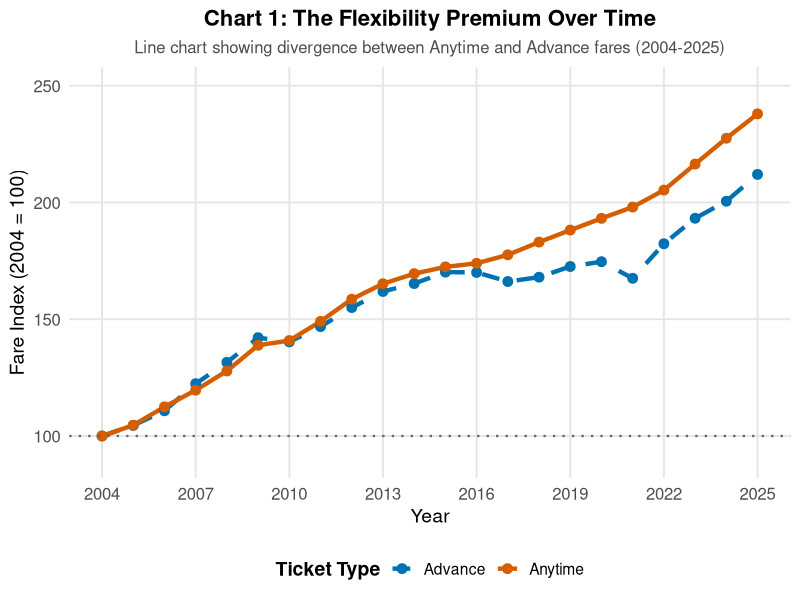
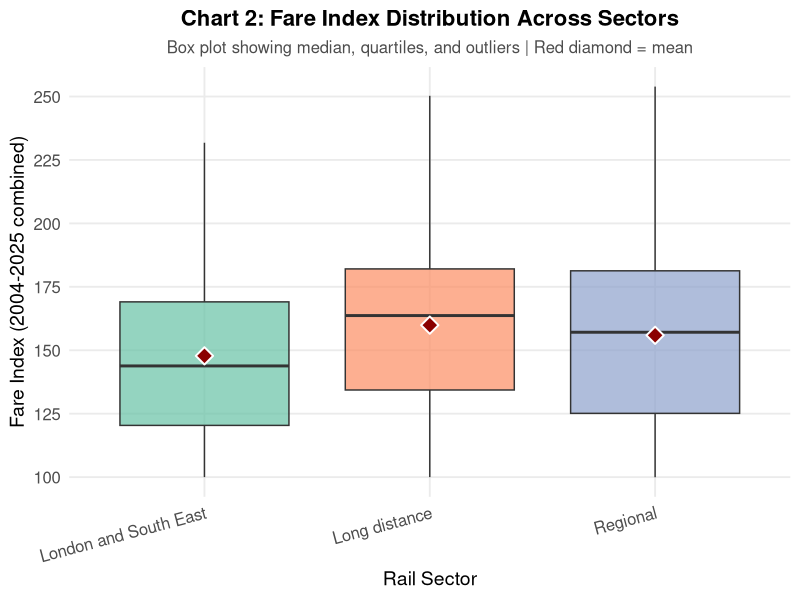
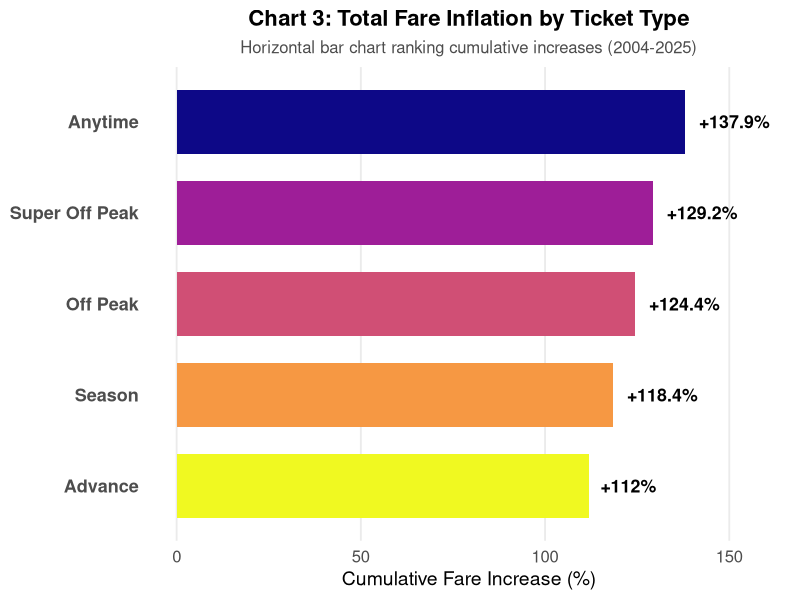
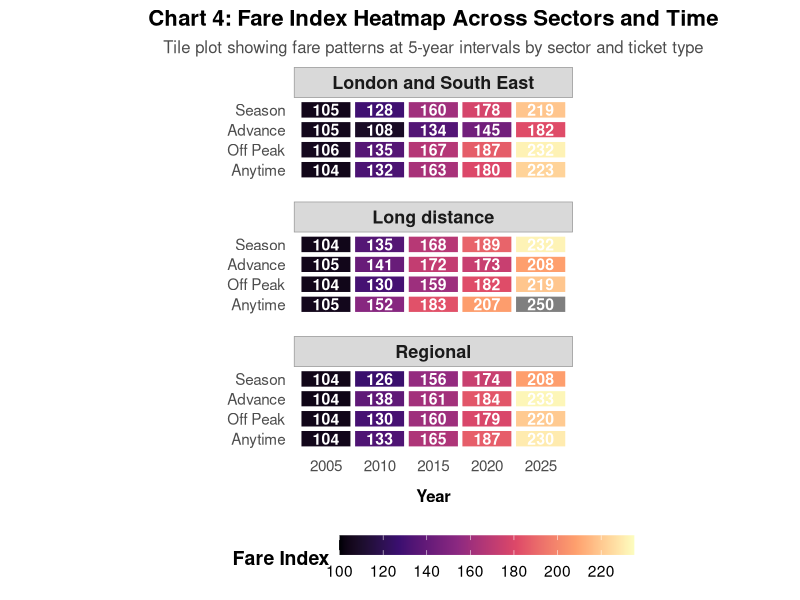
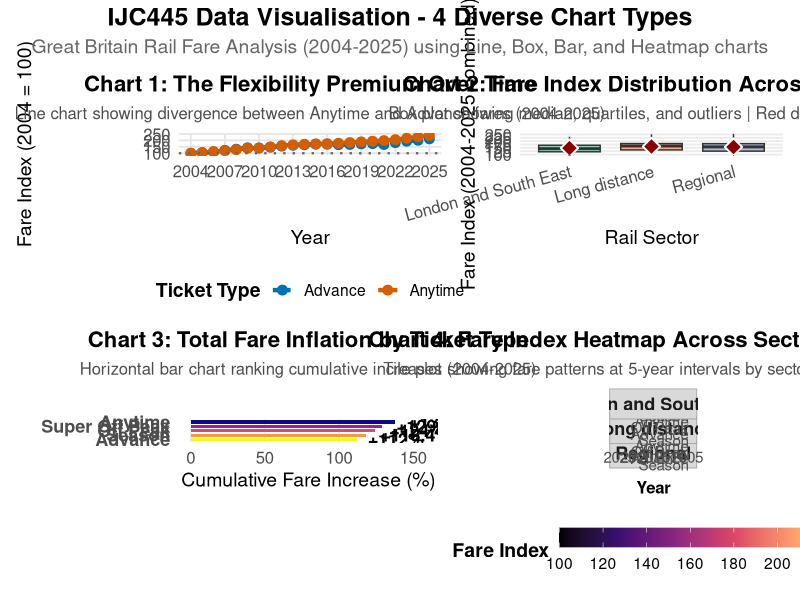
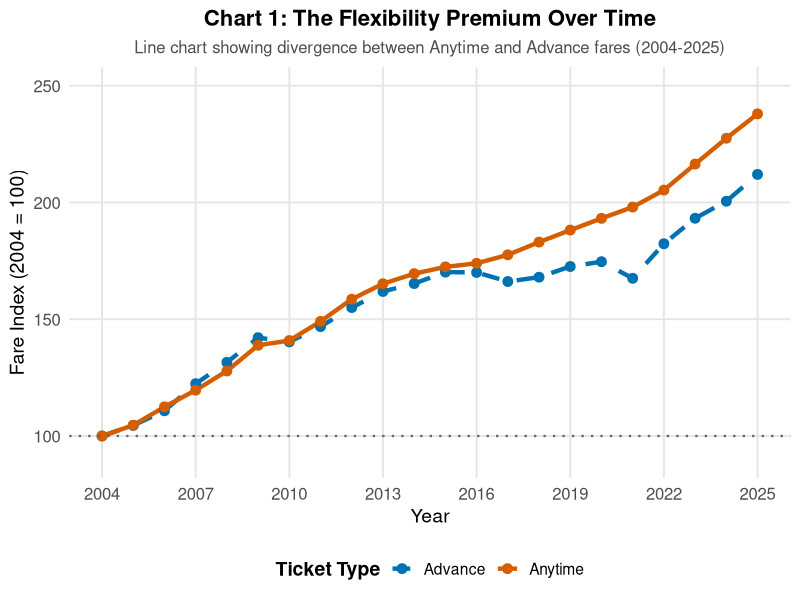
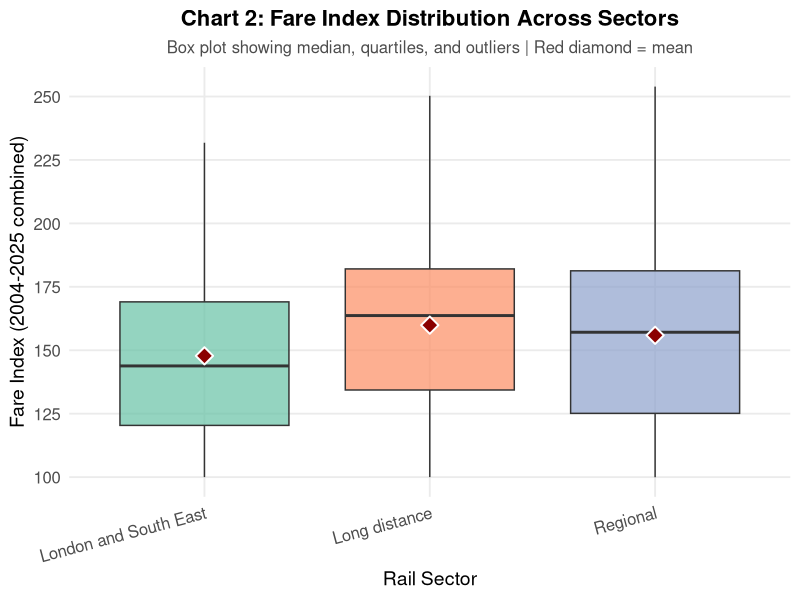
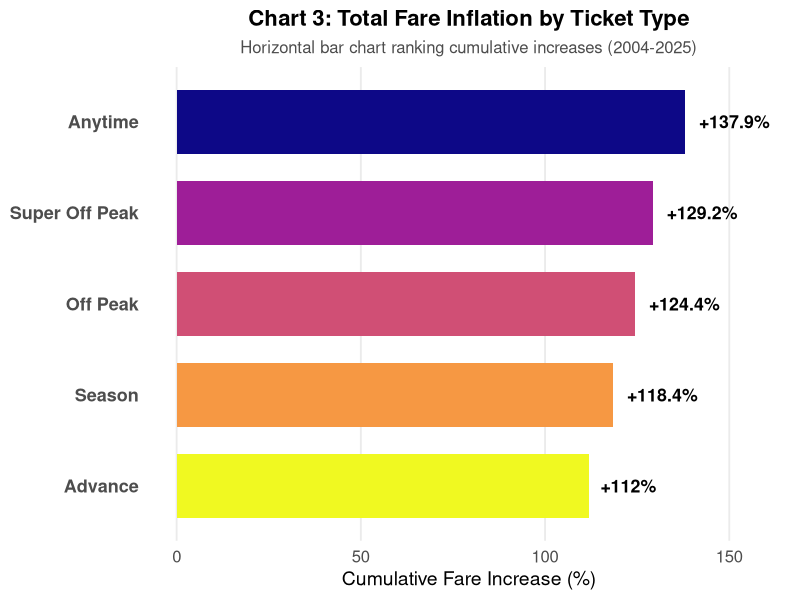

Recreate these plots in R, in order.

# SETUP ------------------------------------------------------------------------


# Load required packages
library(tidyverse)      # Data manipulation and ggplot2
library(scales)         # Scale formatting
library(viridis)        # Colourblind-safe palettes
library(RColorBrewer)   # Additional colour palettes

# Create output directory
dir.create("visualisations/diverse", showWarnings = FALSE, recursive = TRUE)

# LOAD AND TRANSFORM DATA ------------------------------------------------------


# Load the data - read all columns as character to avoid type conflicts
data_raw <- read_csv("data/7182_Change_by_ticket_type.csv", 
                     col_types = cols(.default = "c"),
                     show_col_types = FALSE)

# Transform to long format for ggplot2
rail_data <- data_raw %>%
  filter(!Sector %in% c("Retail Prices Index")) %>%
  filter(!str_detect(`Ticket type`, "Revenue per journey")) %>%
  select(Sector, `Ticket type`, `2004`:`2025 [note 1]`) %>%
  pivot_longer(
    cols = `2004`:`2025 [note 1]`,
    names_to = "Year",
    values_to = "Fare_Index"
  ) %>%
  mutate(
    Year = as.numeric(str_extract(Year, "\\d{4}")),
    Fare_Index = as.numeric(Fare_Index)
  ) %>%
  filter(!is.na(Fare_Index))

# Custom theme for all charts
theme_custom <- theme_minimal(base_size = 14) +
  theme(
    plot.title = element_text(face = "bold", size = 16, hjust = 0.5),
    plot.subtitle = element_text(size = 12, colour = "grey30", hjust = 0.5),
    legend.position = "bottom",
    legend.title = element_text(face = "bold"),
    panel.grid.minor = element_blank(),
    axis.text = element_text(size = 12)
  )

# ==============================================================================
# CHART 1: LINE CHART - Anytime vs Advance 
# ==============================================================================


# Filter for Anytime and Advance tickets across all sectors
anytime_advance <- rail_data %>%
  filter(`Ticket type` %in% c("Anytime", "Advance"),
         Sector == "All operators") %>%
  select(Year, `Ticket type`, Fare_Index)

# Create visualisation
chart1 <- ggplot(anytime_advance, aes(x = Year, y = Fare_Index, 
                                      colour = `Ticket type`, 
                                      linetype = `Ticket type`)) +
  geom_line(size = 1.5) +
  geom_point(size = 3) +
  geom_hline(yintercept = 100, linetype = "dotted", colour = "grey40", size = 0.8) +
  # Colourblind-safe Okabe & Ito palette
  scale_colour_manual(
    values = c("Anytime" = "#D55E00", "Advance" = "#0072B2"),
    name = "Ticket Type"
  ) +
  scale_linetype_manual(
    values = c("Anytime" = "solid", "Advance" = "dashed"),
    name = "Ticket Type"
  ) +
  scale_x_continuous(breaks = seq(2004, 2025, by = 3)) +
  scale_y_continuous(limits = c(90, 250)) +
  labs(
    title = "Chart 1: The Flexibility Premium Over Time",
    subtitle = "Line chart showing divergence between Anytime and Advance fares (2004-2025)",
    x = "Year",
    y = "Fare Index (2004 = 100)"
  ) +
  theme_custom +
  theme(panel.grid.major = element_line(colour = "grey90"))

ggsave("visualisations/diverse/chart1_line_anytime_vs_advance.png", 
       chart1, width = 12, height = 7, dpi = 300, bg = "white")

# Auto-display chart
print(chart1)



# ==============================================================================
# CHART 2: BOX PLOT - Distribution by Sector 
# ==============================================================================


# Filter data for box plot
box_data <- rail_data %>%
  filter(Sector != "All operators") %>%
  filter(`Ticket type` != "All tickets")

# Create visualisation
chart2 <- ggplot(box_data, aes(x = Sector, y = Fare_Index, fill = Sector)) +
  geom_boxplot(alpha = 0.7, outlier.shape = 21, outlier.size = 2.5, 
               outlier.fill = "red", outlier.alpha = 0.6) +
  # Add mean as a diamond point
  stat_summary(fun = mean, geom = "point", shape = 23, size = 4, 
               fill = "darkred", colour = "white", stroke = 1) +
  # Colourblind-safe palette
  scale_fill_brewer(palette = "Set2") +
  scale_y_continuous(breaks = seq(100, 250, by = 25)) +
  labs(
    title = "Chart 2: Fare Index Distribution Across Sectors",
    subtitle = "Box plot showing median, quartiles, and outliers | Red diamond = mean",
    x = "Rail Sector",
    y = "Fare Index (2004-2025 combined)"
  ) +
  theme_custom +
  theme(
    legend.position = "none",
    axis.text.x = element_text(angle = 15, hjust = 1)
  )

ggsave("visualisations/diverse/chart2_boxplot_sector_distribution.png", 
       chart2, width = 10, height = 7, dpi = 300, bg = "white")

# Auto-display chart
print(chart2)



# ==============================================================================
# CHART 3: HORIZONTAL BAR CHART - Cumulative Inflation 
# ==============================================================================


# Calculate cumulative inflation for each ticket type (2004 to 2025)
cumulative_inflation <- rail_data %>%
  filter(Sector == "All operators",
         `Ticket type` != "All tickets",
         Year %in% c(2004, 2025)) %>%
  group_by(`Ticket type`) %>%
  summarise(
    Fare_2004 = Fare_Index[Year == 2004][1],
    Fare_2025 = Fare_Index[Year == 2025][1]
  ) %>%
  filter(!is.na(Fare_2004), !is.na(Fare_2025)) %>%
  mutate(
    Cumulative_Increase = ((Fare_2025 - Fare_2004) / Fare_2004) * 100
  ) %>%
  arrange(desc(Cumulative_Increase))

# Create visualisation
chart3 <- ggplot(cumulative_inflation, 
                 aes(x = reorder(`Ticket type`, Cumulative_Increase), 
                     y = Cumulative_Increase,
                     fill = Cumulative_Increase)) +
  geom_col(width = 0.7) +
  geom_text(aes(label = paste0("+", round(Cumulative_Increase, 1), "%")),
            hjust = -0.2, size = 4.5, fontface = "bold") +
  scale_fill_viridis_c(option = "plasma", direction = -1, 
                       name = "Inflation %") +
  coord_flip(ylim = c(0, max(cumulative_inflation$Cumulative_Increase) * 1.15)) +
  labs(
    title = "Chart 3: Total Fare Inflation by Ticket Type",
    subtitle = "Horizontal bar chart ranking cumulative increases (2004-2025)",
    x = NULL,
    y = "Cumulative Fare Increase (%)"
  ) +
  theme_custom +
  theme(
    legend.position = "none",
    panel.grid.major.y = element_blank(),
    axis.text.y = element_text(size = 13, face = "bold")
  )

ggsave("visualisations/diverse/chart3_bar_cumulative_inflation.png", 
       chart3, width = 10, height = 7, dpi = 300, bg = "white")

# Auto-display chart
print(chart3)



# ==============================================================================
# CHART 4: HEATMAP - Sector × Time Patterns 
# ==============================================================================


# Prepare data for heatmap (5-year intervals)
heatmap_data <- rail_data %>%
  filter(Sector != "All operators") %>%
  filter(`Ticket type` %in% c("Advance", "Anytime", "Off Peak", "Season")) %>%
  filter(Year %in% seq(2005, 2025, by = 5)) %>%
  mutate(
    Sector = factor(Sector, levels = c("London and South East", 
                                        "Long distance", 
                                        "Regional")),
    # Reorder ticket types for better visualization
    `Ticket type` = factor(`Ticket type`, 
                           levels = c("Anytime", "Off Peak", "Advance", "Season"))
  )

# Create visualisation
chart4 <- ggplot(heatmap_data, aes(x = factor(Year), y = `Ticket type`, fill = Fare_Index)) +
  geom_tile(colour = "white", linewidth = 1.5) +
    geom_text(aes(label = round(Fare_Index, 0)), 
            colour = "white", fontface = "bold", size = 4) +
  scale_fill_viridis_c(option = "magma", name = "Fare Index", 
                       limits = c(100, 235),
                       breaks = seq(100, 240, by = 20)) +
  facet_wrap(~Sector, ncol = 1, scales = "free_y") +
  labs(
    title = "Chart 4: Fare Index Heatmap Across Sectors and Time",
    subtitle = "Tile plot showing fare patterns at 5-year intervals by sector and ticket type",
    x = "Year",
    y = NULL
  ) +
  theme_custom +
  theme(
    panel.grid = element_blank(),
    panel.spacing.y = unit(1, "lines"),
    strip.text = element_text(face = "bold", size = 13, margin = margin(5, 0, 5, 0)),
    strip.background = element_rect(fill = "grey85", colour = "grey60", linewidth = 0.5),
    axis.text.x = element_text(angle = 0, size = 11),
    axis.text.y = element_text(size = 11),
    axis.title.x = element_text(size = 12, face = "bold", margin = margin(t = 10)),
    legend.key.width = unit(1.5, "cm"),
    legend.key.height = unit(0.5, "cm"),
    # Note: Fixed aspect ratio (0.3) ensures widely spaced tiles in the final image.
    # This may cause the plot to look "squashed" in the small RStudio Plots pane.
    # Please check the saved PNG file for the correct view.
    aspect.ratio = 0.3
  )

ggsave("visualisations/diverse/chart4_heatmap_sector_time.png", 
       chart4, width = 12, height = 9, dpi = 300, bg = "white")

# Auto-display chart
print(chart4)



# ==============================================================================
# CREATE COMPOSITE - All 4 Charts
# ==============================================================================
# Create composite visualisation


library(patchwork)

composite <- (chart1 + chart2) / (chart3 + chart4) +
  plot_annotation(
    title = "IJC445 Data Visualisation - 4 Diverse Chart Types",
    subtitle = "Great Britain Rail Fare Analysis (2004-2025) using Line, Box, Bar, and Heatmap charts",
    theme = theme(
      plot.title = element_text(size = 18, face = "bold", hjust = 0.5),
      plot.subtitle = element_text(size = 14, hjust = 0.5, colour = "grey40")
    )
  ) &
  theme(plot.tag = element_text(size = 14, face = "bold"))

ggsave("visualisations/diverse/00_COMPOSITE_4_diverse_charts.png", composite, 
       width = 20, height = 16, dpi = 300, bg = "white")

# Auto-display composite
print(composite)



# ==============================================================================
# SUMMARY
# ==============================================================================

